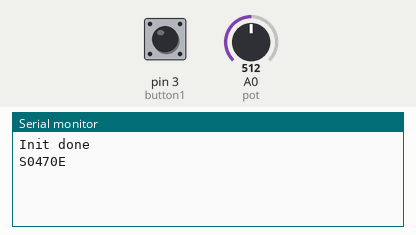
The sketch below on a simulated Arduino Uno, built with avr-gcc and run on an emulated ATmega328P. Parts: the last lines printed to the serial monitor. The test bench sets the inputs (shaded band); at power-on: A0 (pot) = 512, pin 3 (button1) LOW.

Above: at 1.2 s.
1.3 s: A0 (pot) set to 460
At 2.5 s:
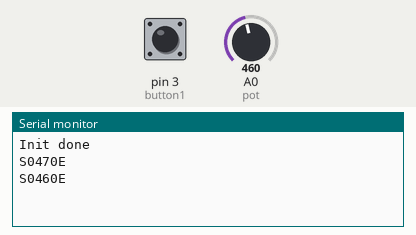
2.8 s: pin 3 (button1) pulled HIGH for 0.15 s
At 4.1 s:
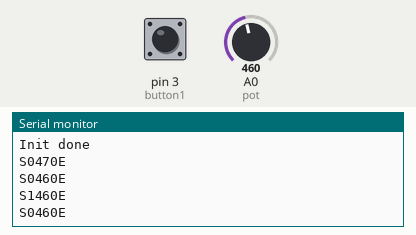
4.4 s: A0 (pot) set to 306
At 4.9 s:
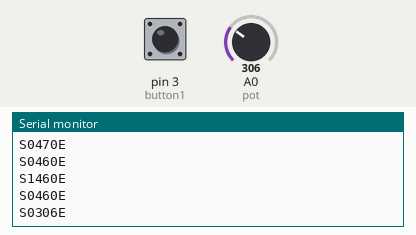
5.9 s: pin 3 (button1) pulled HIGH for 1 s
At 8.0 s:
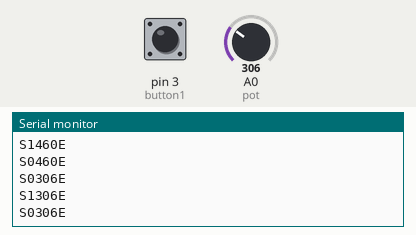
Timing chart, 0 to 9.4 s (numbered marks = the images above; inputs shaded):
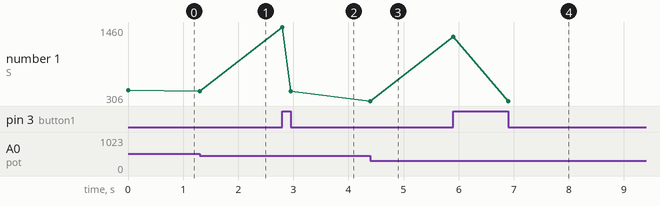

Measured:
- after the input at 1.3 s, the serial monitor: prints a new line at once (image 1)
- after the input at 2.8 s, the serial monitor: prints a new line at once (image 2)
- after the input at 4.4 s, the serial monitor: prints a new line at once (image 3)
- after the input at 5.9 s, the serial monitor: prints a new line at once (image 4)
- plotted number 1: 470 → 460 after the input at 1.3 s, 460 → 306 after the input at 4.4 s

The sketch:

GraphenlaufenArduino.ino
```cpp
#define button1 3
#define usTrig 5
#define usEcho 7
#define pot A0

bool b1State = 0;
int usDist = 0;

bool b1StatePrev = 0;
int usDistPrev = 0;

void setup() {
  Serial.begin(115200);
  pinMode(button1, INPUT);
  pinMode(pot, INPUT);
  Serial.println("Init done");
}

void loop() {
  b1State = digitalRead(button1);
  usDist = altUsRead();
  if (!(b1State == b1StatePrev && usDist == usDistPrev)) {
    Serial.println(serialPacket(b1State, usDist));
    b1StatePrev = b1State;
    usDistPrev = usDist;
  }
}

String serialPacket(bool b1, int usDistance) {
  String message = String("S") + String(b1) + usDista(usDistance) + String("E");
  return message;
}

String usDista(int p) {
  String s;
  if (p > 470) {
    p = 470;
  }

  if (p < 10) {
    s = "00" + String(p);
  }
  else if (p < 100) {
    s = "0" + String(p);
  }
  else {
    s = String(p);
  }
  return s;
}

int usRead() {
  digitalWrite(usTrig, LOW);
  delay(5);
  digitalWrite(usTrig, HIGH);
  delay(10);
  digitalWrite(usTrig, LOW);
  int dauer = pulseIn(usEcho, HIGH);
  int s = dauer * 0.03432 / 2;
  if (s > 470 || s < 0) {
    s = 200;
  }
  return s;
}

int altUsRead(){
  return analogRead(A0);
}
```
